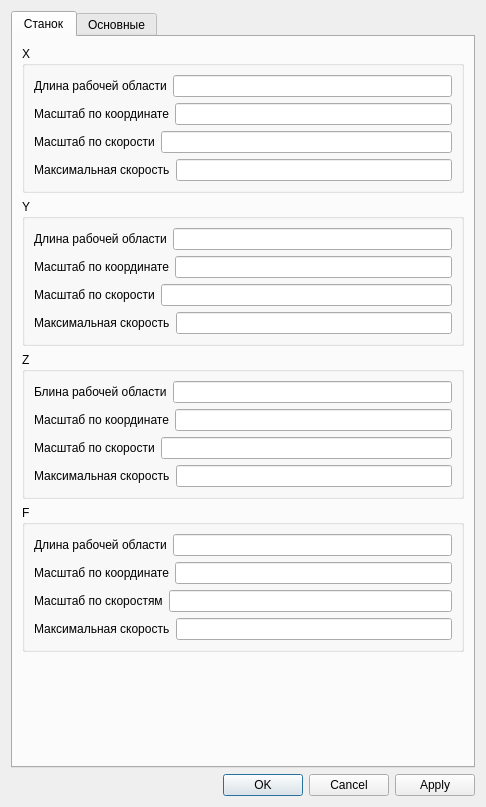
<?xml version="1.0" encoding="UTF-8"?>
<ui version="4.0">
 <class>OptionsDialog</class>
 <widget class="QDialog" name="OptionsDialog">
  <property name="geometry">
   <rect>
    <x>0</x>
    <y>0</y>
    <width>486</width>
    <height>807</height>
   </rect>
  </property>
  <property name="windowTitle">
   <string>Настройки</string>
  </property>
  <property name="modal">
   <bool>true</bool>
  </property>
  <layout class="QVBoxLayout" name="verticalLayout">
   <item>
    <widget class="QTabWidget" name="tabWidget">
     <property name="currentIndex">
      <number>0</number>
     </property>
     <widget class="QWidget" name="machine">
      <attribute name="title">
       <string>Станок</string>
      </attribute>
      <layout class="QVBoxLayout" name="verticalLayout_2">
       <item>
        <widget class="QGroupBox" name="xBox">
         <property name="title">
          <string>X</string>
         </property>
         <layout class="QVBoxLayout" name="verticalLayout_4">
          <item>
           <layout class="QHBoxLayout" name="xLengthLayout">
            <item>
             <widget class="QLabel" name="xLengthLabel">
              <property name="text">
               <string>Длина рабочей области</string>
              </property>
             </widget>
            </item>
            <item>
             <widget class="QLineEdit" name="xLengthEdit"/>
            </item>
           </layout>
          </item>
          <item>
           <layout class="QHBoxLayout" name="xScaleLayout">
            <item>
             <widget class="QLabel" name="xScaleLabel">
              <property name="text">
               <string>Масштаб по координате</string>
              </property>
             </widget>
            </item>
            <item>
             <widget class="QLineEdit" name="xScaleEdit"/>
            </item>
           </layout>
          </item>
          <item>
           <layout class="QHBoxLayout" name="xVelocityScaleLayout">
            <item>
             <widget class="QLabel" name="xVelocityScaleLabel">
              <property name="text">
               <string>Масштаб по скорости</string>
              </property>
             </widget>
            </item>
            <item>
             <widget class="QLineEdit" name="xVelocityScaleEdit"/>
            </item>
           </layout>
          </item>
          <item>
           <layout class="QHBoxLayout" name="xMaxVelocityLayout">
            <item>
             <widget class="QLabel" name="xMaxVelocityLabel">
              <property name="text">
               <string>Максимальная скорость</string>
              </property>
             </widget>
            </item>
            <item>
             <widget class="QLineEdit" name="xMaxVelocityEdit"/>
            </item>
           </layout>
          </item>
         </layout>
        </widget>
       </item>
       <item>
        <widget class="QGroupBox" name="yBox">
         <property name="title">
          <string>Y</string>
         </property>
         <layout class="QVBoxLayout" name="verticalLayout_5">
          <item>
           <layout class="QHBoxLayout" name="yLengthLayout">
            <item>
             <widget class="QLabel" name="yLengthLabel">
              <property name="text">
               <string>Длина рабочей области</string>
              </property>
             </widget>
            </item>
            <item>
             <widget class="QLineEdit" name="yLengthEdit"/>
            </item>
           </layout>
          </item>
          <item>
           <layout class="QHBoxLayout" name="yScaleLayout">
            <item>
             <widget class="QLabel" name="yScaleLabel">
              <property name="text">
               <string>Масштаб по координате</string>
              </property>
             </widget>
            </item>
            <item>
             <widget class="QLineEdit" name="yScaleEdit"/>
            </item>
           </layout>
          </item>
          <item>
           <layout class="QHBoxLayout" name="yVelocityScaleLayout">
            <item>
             <widget class="QLabel" name="yVelocityScaleLabel">
              <property name="text">
               <string>Масштаб по скорости</string>
              </property>
             </widget>
            </item>
            <item>
             <widget class="QLineEdit" name="yVelocityScaleEdit"/>
            </item>
           </layout>
          </item>
          <item>
           <layout class="QHBoxLayout" name="yMaxVelocityLayout">
            <item>
             <widget class="QLabel" name="yMaxVelocityLabel">
              <property name="text">
               <string>Максимальная скорость</string>
              </property>
             </widget>
            </item>
            <item>
             <widget class="QLineEdit" name="yMaxVelocityEdit"/>
            </item>
           </layout>
          </item>
         </layout>
        </widget>
       </item>
       <item>
        <widget class="QGroupBox" name="zBox">
         <property name="title">
          <string>Z</string>
         </property>
         <layout class="QVBoxLayout" name="verticalLayout_6">
          <item>
           <layout class="QHBoxLayout" name="zLengthLayout">
            <item>
             <widget class="QLabel" name="zLengthLabel">
              <property name="text">
               <string>Блина рабочей области</string>
              </property>
             </widget>
            </item>
            <item>
             <widget class="QLineEdit" name="zLengthEdit"/>
            </item>
           </layout>
          </item>
          <item>
           <layout class="QHBoxLayout" name="zScaleLayout">
            <item>
             <widget class="QLabel" name="zScaleLabel">
              <property name="text">
               <string>Масштаб по координате</string>
              </property>
             </widget>
            </item>
            <item>
             <widget class="QLineEdit" name="zScaleEdit"/>
            </item>
           </layout>
          </item>
          <item>
           <layout class="QHBoxLayout" name="zVelocityScaleLayout">
            <item>
             <widget class="QLabel" name="zVelocityScaleLabel">
              <property name="text">
               <string>Масштаб по скорости</string>
              </property>
             </widget>
            </item>
            <item>
             <widget class="QLineEdit" name="zVelocityScaleEdit"/>
            </item>
           </layout>
          </item>
          <item>
           <layout class="QHBoxLayout" name="zMaxVelocityLayout">
            <item>
             <widget class="QLabel" name="zMaxVelocityLabel">
              <property name="text">
               <string>Максимальная скорость</string>
              </property>
             </widget>
            </item>
            <item>
             <widget class="QLineEdit" name="zMaxVelocityEdit"/>
            </item>
           </layout>
          </item>
         </layout>
        </widget>
       </item>
       <item>
        <widget class="QGroupBox" name="fBox">
         <property name="title">
          <string>F</string>
         </property>
         <layout class="QVBoxLayout" name="verticalLayout_3">
          <item>
           <layout class="QHBoxLayout" name="fLengthlLayout">
            <item>
             <widget class="QLabel" name="fLengthLabel">
              <property name="text">
               <string>Длина рабочей области</string>
              </property>
             </widget>
            </item>
            <item>
             <widget class="QLineEdit" name="fLengthEdit"/>
            </item>
           </layout>
          </item>
          <item>
           <layout class="QHBoxLayout" name="fScaleLayout">
            <item>
             <widget class="QLabel" name="fScalelabel">
              <property name="text">
               <string>Масштаб по координате</string>
              </property>
             </widget>
            </item>
            <item>
             <widget class="QLineEdit" name="fScaleEdit"/>
            </item>
           </layout>
          </item>
          <item>
           <layout class="QHBoxLayout" name="fVelocityScaleLayout">
            <item>
             <widget class="QLabel" name="fVelocityScaleLabel">
              <property name="text">
               <string>Масштаб по скоростям</string>
              </property>
             </widget>
            </item>
            <item>
             <widget class="QLineEdit" name="fVelocityScaleEdit"/>
            </item>
           </layout>
          </item>
          <item>
           <layout class="QHBoxLayout" name="fMaxVelocityLayout">
            <item>
             <widget class="QLabel" name="fMaxVelocityLabel">
              <property name="text">
               <string>Максимальная скорость</string>
              </property>
             </widget>
            </item>
            <item>
             <widget class="QLineEdit" name="fMaxVelocityEdit"/>
            </item>
           </layout>
          </item>
         </layout>
        </widget>
       </item>
       <item>
        <spacer name="verticalSpacer_2">
         <property name="orientation">
          <enum>Qt::Vertical</enum>
         </property>
         <property name="sizeHint" stdset="0">
          <size>
           <width>20</width>
           <height>40</height>
          </size>
         </property>
        </spacer>
       </item>
      </layout>
     </widget>
     <widget class="QWidget" name="main">
      <attribute name="title">
       <string>Основные</string>
      </attribute>
      <layout class="QVBoxLayout" name="verticalLayout_7">
       <item>
        <widget class="QLabel" name="label">
         <property name="text">
          <string>Размерность координат станка, размеров и отступов для фрез</string>
         </property>
        </widget>
       </item>
       <item>
        <widget class="QRadioButton" name="mmCheckBox">
         <property name="text">
          <string>Миллиметры</string>
         </property>
        </widget>
       </item>
       <item>
        <widget class="QRadioButton" name="smCheckBox">
         <property name="text">
          <string>Сантиметры</string>
         </property>
        </widget>
       </item>
       <item>
        <widget class="QRadioButton" name="mCheckBox">
         <property name="text">
          <string>Метры</string>
         </property>
        </widget>
       </item>
       <item>
        <spacer name="verticalSpacer">
         <property name="orientation">
          <enum>Qt::Vertical</enum>
         </property>
         <property name="sizeHint" stdset="0">
          <size>
           <width>20</width>
           <height>40</height>
          </size>
         </property>
        </spacer>
       </item>
      </layout>
     </widget>
    </widget>
   </item>
   <item>
    <widget class="QDialogButtonBox" name="buttonBox">
     <property name="orientation">
      <enum>Qt::Horizontal</enum>
     </property>
     <property name="standardButtons">
      <set>QDialogButtonBox::Apply|QDialogButtonBox::Cancel|QDialogButtonBox::Ok</set>
     </property>
    </widget>
   </item>
  </layout>
 </widget>
 <resources/>
 <connections>
  <connection>
   <sender>buttonBox</sender>
   <signal>accepted()</signal>
   <receiver>OptionsDialog</receiver>
   <slot>accept()</slot>
   <hints>
    <hint type="sourcelabel">
     <x>248</x>
     <y>254</y>
    </hint>
    <hint type="destinationlabel">
     <x>157</x>
     <y>274</y>
    </hint>
   </hints>
  </connection>
  <connection>
   <sender>buttonBox</sender>
   <signal>rejected()</signal>
   <receiver>OptionsDialog</receiver>
   <slot>reject()</slot>
   <hints>
    <hint type="sourcelabel">
     <x>316</x>
     <y>260</y>
    </hint>
    <hint type="destinationlabel">
     <x>286</x>
     <y>274</y>
    </hint>
   </hints>
  </connection>
 </connections>
</ui>
